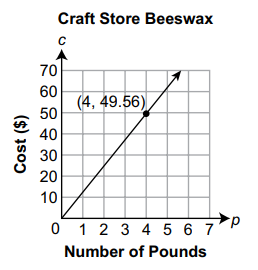
#> input picture Images/craftStoreGraph.tiff, 258 x 270 px, found by its file name; its folder holds only this picture in this run
$ python FixImages.py
#> lines starting #> are read from the running program, lines starting #| are printed output that depends on the picture
#!/usr/bin/env python3
from PIL import Image
import os
from pathlib import Path

src = r"/home/student-03-fac5da9edff2/images"
dest = r"/opt/icons"

def fixImage(file):
    # open image
    with Image.open(file) as img:

        # rotate 90 deg
#> img is the input picture: PIL image 258x270 RGBA; mean R, G, B, A 238.7, 238.7, 238.8, 255
        out = img.rotate(90) # counter clockwise
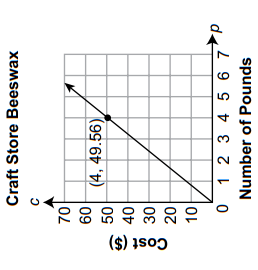
#> out: PIL image 258x270 RGBA; mean R, G, B, A 227.3, 227.4, 227.5, 243.7; transparent parts drawn white
        # resize to 128
        out = out.resize((128, 128))
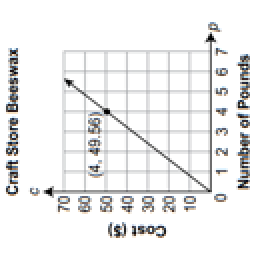
#> out: PIL image 128x128 RGBA (shown 2 times larger); mean R, G, B, A 230.1, 230.2, 230.3, 243.7; transparent parts drawn white

        # save as jpg in new dest
        f, e = os.path.splitext(os.path.basename(file))
    outfile = dest + "/" + f
    out.save(outfile, "JPEG")

for file in os.listdir(src):
     try:
         print("fixing {}".format(file))
         fixImage(src+"/"+file)
     except:
         print("{} not image".format(file))
